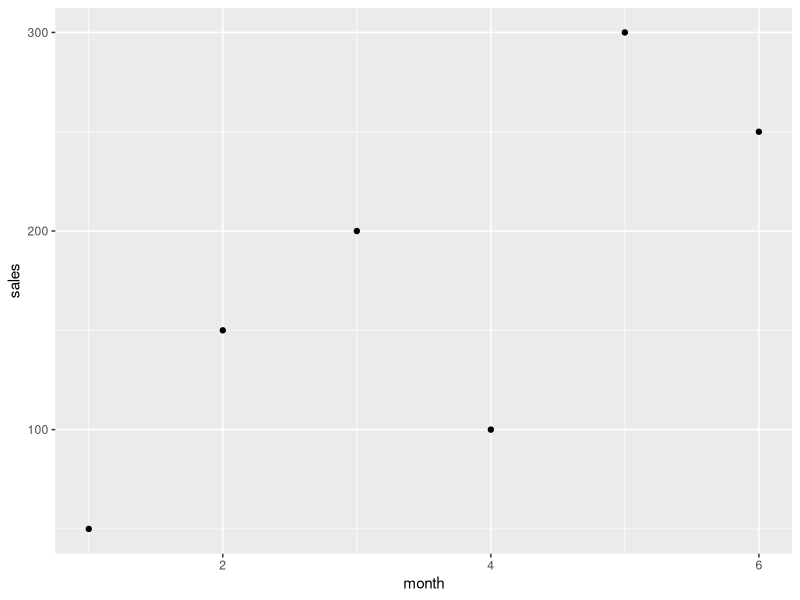
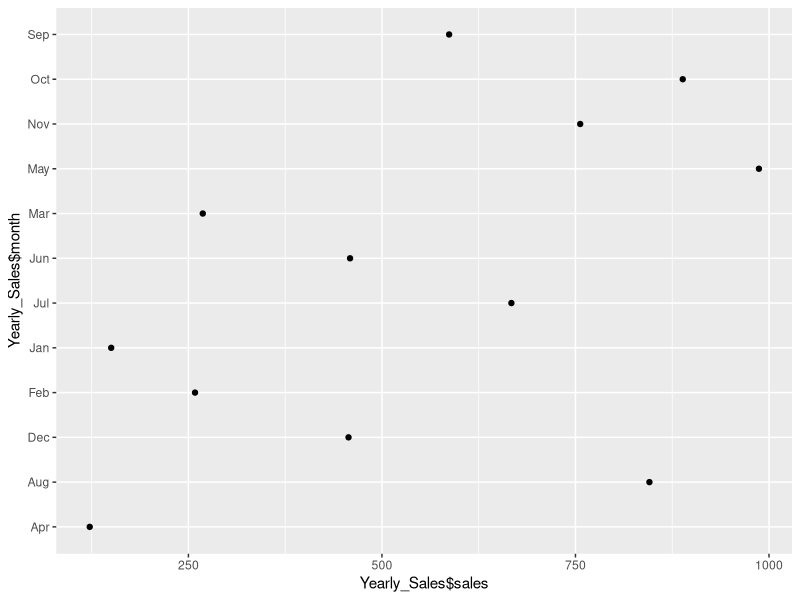

Write R code to recreate these figures, in order.
## ---- chunk 1
library(ggplot2)
library(tidyverse)
sales <- c(50,150,200,100,300,250)
month <- c(1,2,3,4,5,6)
qplot(month,sales)
## ---- chunk 2
months <- c('Jan','Feb','Mar', 'Apr', 'May','Jun','Jul','Aug','Sep','Oct','Nov',
            'Dec')
month <- months
sales <- c(150.25, 258.54, 268.55, 122.52, 987, 458.82, 667.23, 845.54, 586.78, 
           888.58, 756.12, 456.84)
Yearly_Sales <- data.frame(month,sales)
qplot(Yearly_Sales$sales, Yearly_Sales$month)
